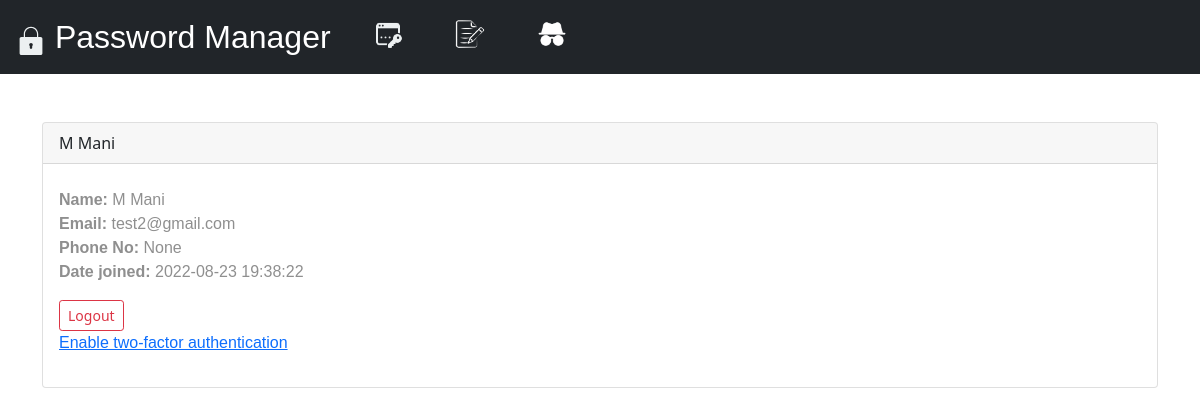
The app's page /home (signed in), older data.
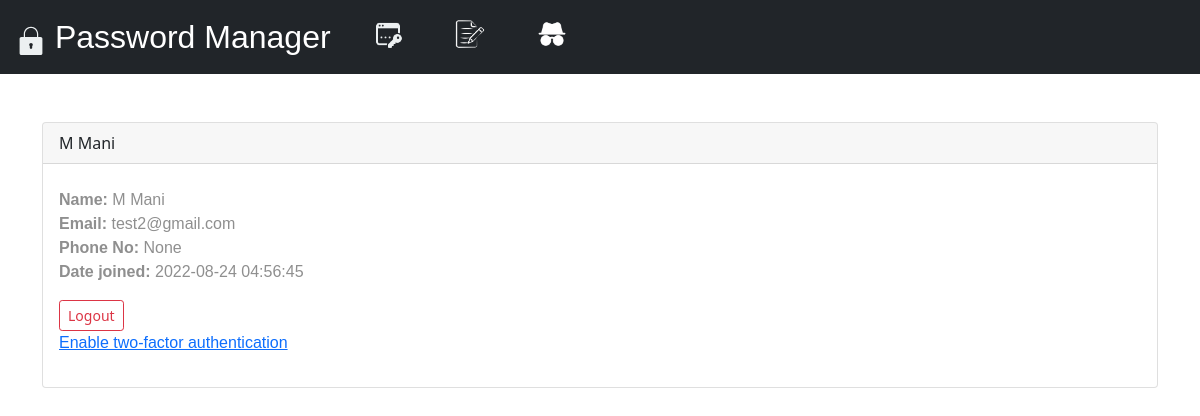
The same page, newer data.
### website/models.py (models this page shows)
class User(db.Model, UserMixin):
    id = db.Column(db.Integer, primary_key=True)
    email = db.Column(db.String(150), nullable=False, unique=True)
    password = db.Column(db.String(150), nullable=False)
    first_name = db.Column(db.String(150), nullable=False)
    date_added = db.Column(db.DateTime(timezone=True), default=func.now())
    phone_no = db.Column(db.String(16), unique=True)
    notes = db.relationship('Note')
    pass_list = db.relationship('PassList')
    def two_factor_enabled(self):
        return self.phone_no is not None

### website/views.py (the view)
@views.route('/home')
@login_required
def home():
    all_data = User.query.all()
    return render_template("home.html", user=current_user, users=all_data)

### website/__init__.py (called while the page is built)
def create_app():
    app = Flask(__name__)
    app.config['SECRET_KEY'] = 'hjshjhdjahkjshkjdhjs'
    app.config['SQLALCHEMY_DATABASE_URI'] = f'sqlite:///{DB_NAME}'
    db.init_app(app)
    from .views import views
    from .auth import auth
    app.register_blueprint(views, url_prefix='/')
    app.register_blueprint(auth, url_prefix='/')
    from .models import User, Note, PassList
    create_database(app)
    login_manager = LoginManager()
    login_manager.login_view = 'auth.login'
    login_manager.init_app(app)
    @login_manager.user_loader
    def load_user(id):
        return User.query.get(int(id))
    return app

### website/templates/home.html (shortened to what this page needs)
{% extends "base.html" %} {% block title %}Home{% endblock %} {% block content
%}
    <br><br/>
<div class="card">
  <div class="card-header">
     {{ user.first_name }}
  </div>
  <div class="card-body">
    <p class="card-text"><strong>Name:</strong>
    {{ user.first_name }}
    <br/>
    <strong>Email:</strong>
    {{ user.email }}
    <br/>
    <strong>Phone No:</strong>
    {{ user.phone_no }}
    <br/>
    <strong>Date joined:</strong>
        {{ user.date_added }}</p>
    <a href="{{ url_for('auth.index') }}" class="btn btn-outline-danger btn-sm">Logout</a>
    {% if not user.two_factor_enabled() %}
    <p><a href="/enable_2fa">Enable two-factor authentication</a></p>
    {% else %}
    <p><a href="#">Disable two-factor authentication</a></p>
    {% endif %}
  </div>
</div>
{% endblock %}

### website/templates/base.html (shortened to what this page needs)
<!DOCTYPE html>
<html lang="">
  <head>
    <link
      rel="stylesheet"
      href="https://stackpath.bootstrapcdn.com/bootstrap/4.4.1/css/bootstrap.min.css"
    />
    <link
      rel="stylesheet"
      href="https://stackpath.bootstrapcdn.com/font-awesome/4.7.0/css/font-awesome.min.css"
    />
    <link rel="stylesheet" href="https://cdnjs.cloudflare.com/ajax/libs/twitter-bootstrap/5.1.3/css/bootstrap.min.css"/>
    <link rel="stylesheet" href="https://cdn.datatables.net/1.12.1/css/dataTables.bootstrap5.min.css"/>
    <link
      rel="stylesheet"
      href="../static/style.css"
    />
  </head>
  <body class="body1">
    {% include 'navbar.html' %}
    <div class="container">{% block content %} {% endblock %}</div>
  </body>
</html>

### website/templates/navbar.html (shortened to what this page needs)
<nav class="navbar navbar-expand-lg navbar-dark bg-dark">
  <div class="collapse navbar-collapse" id="navbarSupportedContent">
    <ul class="navbar-nav mr-auto">
        {% if user.is_authenticated %}
      <a class="navbar-brand" href="/home">
        <img src="{{ url_for('static', filename='icon.svg') }}"  alt="" width="30" height="30"> Password Manager
      </a>
      <li class="nav-item">
        <a class="nav-link" href="/password">
          <img src ="{{ url_for('static', filename='Password.png') }}"  alt="" width="30" height="30">
        </a>
      </li>
      <li class="nav-item">
        <a class="nav-link" href="/notes">
          <img src ="{{ url_for('static', filename='note.png') }}"  alt="" width="30" height="30">
        </a>
      </li>
      <li class="nav-item">
        <a class="nav-link" href="/check">
          <img src ="{{ url_for('static', filename='check.png') }}"  alt="" width="30" height="30">
        </a>
      </li>
      {% endif %}
  </div>
</nav>

### website/static/style.css (style rules this page uses)
body { counter-reset: serial-number ; }
.btn { margin-right: 10px; }
.body1 { background-color: #ffffff; }
p { font-family: 'Ubuntu', sans-serif; }
.navbar-brand { font-family: 'Ubuntu', sans-serif; font-size: 2rem; }
.nav-item { padding: 0 18px; }
.nav-link { font-size: 1.3rem; font-family: 'Ubuntu', sans-serif; }
p { color: #8f8f8f; }

Row changes from the older to the newer data that the page shows:
changed User "M Mani": date_added "2022-08-23 19:38:22" → "2022-08-24 04:56:45"
